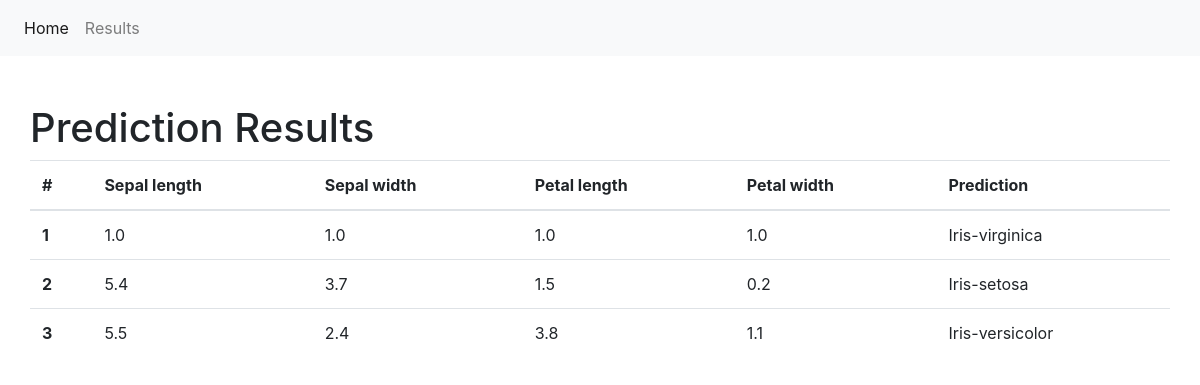
The app's page /results/ with its own data.
### iris/models.py (models this page shows, shortened)
class PredictResults(models.Model):
    sepal_length = models.FloatField()
    sepal_width = models.FloatField()
    petal_length = models.FloatField()
    petal_width = models.FloatField()
    classification = models.CharField(max_length = 30)

### iris/views.py (the view)
# urls.py: path('results/', views.view_results, name='results')
def view_results(request):
    data = { "dataset": PredictResults.objects.all() }
    return render(request, "results.html", data)

### iris/templates/results.html
{% extends "base.html" %}
{% block main %}
<div class="container pt-5">
    <div class="row">
        <h1>Prediction Results</h1>
        <table class="table">
            <thead>
                <tr>
                    <th scope="col">#</th>
                    <th scope="col">Sepal length</th>
                    <th scope="col">Sepal width</th>
                    <th scope="col">Petal length</th>
                    <th scope="col">Petal width</th>
                    <th scope="col">Prediction</th>
                </tr>
            </thead>
            <tbody>
                {% for data in dataset %}
                <tr>
                    <th scope="row">{{ data.id }}</th>
                    <td>{{ data.sepal_length }}</td>
                    <td>{{ data.sepal_width }}</td>
                    <td>{{ data.petal_length }}</td>
                    <td>{{ data.petal_width }}</td>
                    <td>{{ data.classification }}</td>
                </tr>
                {% endfor %}
            </tbody>
        </table>
    </div>
</div>
{% endblock %}

### iris/templates/base.html (shortened to what this page needs)
<!DOCTYPE html>
<html>
    <head>
        <link rel="stylesheet" href="https://stackpath.bootstrapcdn.com/bootstrap/4.4.1/css/bootstrap.min.css">
    </head>
    <body>
        <nav class="navbar navbar-expand-lg navbar-light bg-light">
            <div class="collapse navbar-collapse" id="navbarSupportedContent">
                <ul class="navbar-nav mr-auto">
                    <li class="nav-item active">
                        <a class="nav-link" href="/">Home <span class="sr-only">(current)</span></a>
                    </li>
                    <li class="nav-item">
                        <a class="nav-link" href="/results">Results</a>
                    </li>
                </ul>
            </div>
        </nav>
        {% block main %}
        {% endblock %}
    </body>
</html>

### records on screen
PredictResults: id "1", sepal_length "1.0", sepal_width "1.0", petal_length "1.0", petal_width "1.0", classification "Iris-virginica"
PredictResults: id "2", sepal_length "5.4", sepal_width "3.7", petal_length "1.5", petal_width "0.2", classification "Iris-setosa"
PredictResults: id "3", sepal_length "5.5", sepal_width "2.4", petal_length "3.8", petal_width "1.1", classification "Iris-versicolor"
